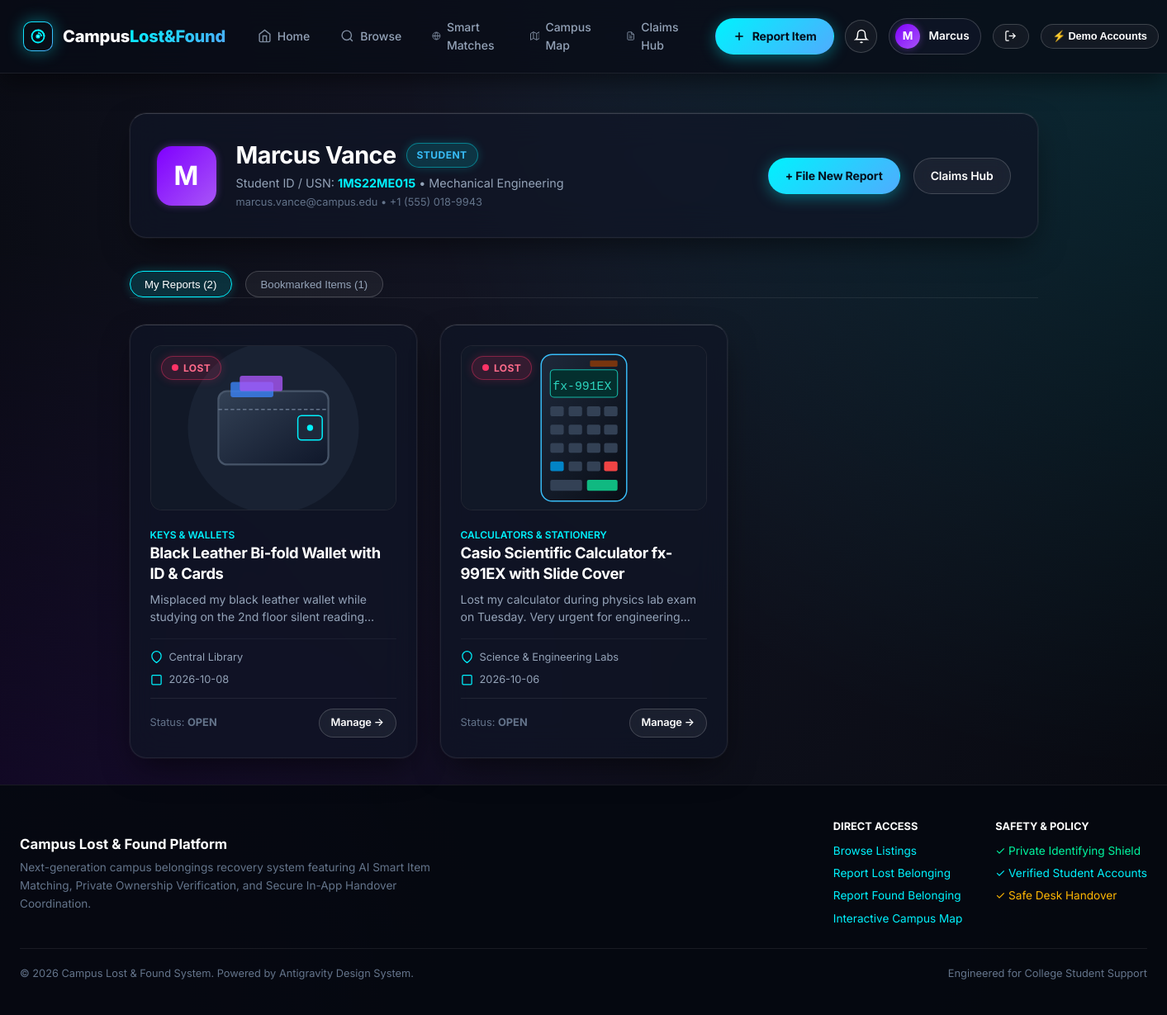
Page /profile (signed in) on the committed database.
### tables this page shows
CREATE TABLE users (
        id INTEGER PRIMARY KEY AUTOINCREMENT,
        name TEXT NOT NULL,
        email TEXT UNIQUE NOT NULL,
        usn TEXT UNIQUE NOT NULL,
        password_hash TEXT NOT NULL,
        role TEXT NOT NULL DEFAULT 'student',
        department TEXT DEFAULT 'General',
        phone TEXT DEFAULT '',
        avatar TEXT DEFAULT 'default.png',
        created_at TIMESTAMP DEFAULT CURRENT_TIMESTAMP
    );

CREATE TABLE items (
        id INTEGER PRIMARY KEY AUTOINCREMENT,
        user_id INTEGER NOT NULL,
        type TEXT NOT NULL CHECK(type IN ('LOST', 'FOUND')),
        title TEXT NOT NULL,
        category TEXT NOT NULL,
        description TEXT NOT NULL,
        private_details TEXT DEFAULT '',
        location TEXT NOT NULL,
        item_date TEXT NOT NULL,
        item_time TEXT DEFAULT '',
        contact_method TEXT DEFAULT 'In-App Handover Chat',
        image_path TEXT DEFAULT '',
        status TEXT NOT NULL DEFAULT 'OPEN' CHECK(status IN ('OPEN', 'CLAIM_PENDING', 'RETURNED', 'ARCHIVED')),
        view_count INTEGER DEFAULT 0,
        created_at TIMESTAMP DEFAULT CURRENT_TIMESTAMP,
        resolved_at TIMESTAMP, latitude REAL DEFAULT 0.0, longitude REAL DEFAULT 0.0,
        FOREIGN KEY (user_id) REFERENCES users (id) ON DELETE CASCADE
    );

### app.py (the view)
@app.route('/profile')
@login_required
def profile():
    user_id = session['user_id']
    conn = get_db()
    cursor = conn.cursor()
    cursor.execute("SELECT * FROM users WHERE id = ?", (user_id,))
    user = dict(cursor.fetchone())
    cursor.execute("SELECT * FROM items WHERE user_id = ? ORDER BY created_at DESC", (user_id,))
    my_items = [dict(r) for r in cursor.fetchall()]
    cursor.execute("""
    SELECT i.*, u.name as reporter_name
    FROM saved_items s
    JOIN items i ON s.item_id = i.id
    JOIN users u ON i.user_id = u.id
    WHERE s.user_id = ?
    ORDER BY s.created_at DESC
    """, (user_id,))
    saved_items = [dict(r) for r in cursor.fetchall()]
    cursor.execute("""
    SELECT f.*, u.name as reviewer_name
    FROM feedback f
    JOIN users u ON f.user_id = u.id
    ORDER BY f.created_at DESC LIMIT 5
    """)
    recent_feedbacks = [dict(r) for r in cursor.fetchall()]
    conn.close()
    return render_template(
        'profile.html',
        user=user,
        my_items=my_items,
        saved_items=saved_items,
        recent_feedbacks=recent_feedbacks
    )

### app.py (called while the page is built)
def login_required(f):
    @wraps(f)
    def decorated_function(*args, **kwargs):
        if 'user_id' not in session:
            flash('Please sign in to access this page.', 'warning')
            return redirect(url_for('login', next=request.url))
        return f(*args, **kwargs)
    return decorated_function

### database.py (called while the page is built)
def get_db():
    db_path = Config.DATABASE
    conn = sqlite3.connect(db_path)
    conn.row_factory = sqlite3.Row
    conn.execute("PRAGMA foreign_keys = ON")
    return conn

### templates/profile.html (shortened to what this page needs)
{% extends "base.html" %}
{% block content %}
<div style="max-width: 1100px; margin: 0 auto;">
  <div class="ag-card ag-card-glow" style="padding: 2rem; margin-bottom: 2.5rem;">
    <div style="display: flex; align-items: center; justify-content: space-between; flex-wrap: wrap; gap: 1.5rem;">
      <div style="display: flex; align-items: center; gap: 1.5rem;">
        <div class="ag-avatar-sm" style="width: 72px; height: 72px; font-size: 2rem; border-radius: 18px;">
          {{ user['name'][0] }}
        </div>
        <div>
          <div style="display: flex; align-items: center; gap: 0.75rem;">
            <h1 style="font-size: 1.8rem; color: #fff;">{{ user['name'] }}</h1>
            <span class="ag-badge {% if user['role'] == 'admin' %}ag-badge-pending{% else %}ag-badge-returned{% endif %}">
              {{ user['role'].upper() }}
            </span>
          </div>
          <div style="color: var(--text-muted); font-size: 0.9rem; margin-top: 4px;">
            Student ID / USN: <strong style="color: var(--cyan);">{{ user['usn'] }}</strong> • {{ user['department'] }}
          </div>
          <div style="color: var(--text-dim); font-size: 0.8rem; margin-top: 2px;">
            {{ user['email'] }} {% if user['phone'] %}• {{ user['phone'] }}{% endif %}
          </div>
        </div>
      </div>
      <div style="display: flex; gap: 1rem;">
        <a href="{{ url_for('report_item') }}" class="ag-btn ag-btn-primary">+ File New Report</a>
        <a href="{{ url_for('claims') }}" class="ag-btn ag-btn-glass">Claims Hub</a>
      </div>
    </div>
  </div>
  <div style="display: flex; gap: 1rem; border-bottom: 1px solid var(--border-glass); margin-bottom: 2rem;">
    <button class="ag-chip active" id="tab-btn-reports" onclick="switchProfileTab('reports')">
      My Reports ({{ my_items|length }})
    </button>
    <button class="ag-chip" id="tab-btn-saved" onclick="switchProfileTab('saved')">
      Bookmarked Items ({{ saved_items|length }})
    </button>
  </div>
  <div id="tab-reports">
    {% if my_items %}
      <div class="ag-item-grid">
        {% for item in my_items %}
        <div class="ag-card ag-card-interactive ag-item-card">
          <div class="ag-card-media">
            <div class="ag-card-badge-overlay">
              {% if item['status'] == 'RETURNED' %}
                <span class="ag-badge ag-badge-returned"><span class="ag-pulse-dot returned"></span> Returned</span>
              {% elif item['type'] == 'LOST' %}
                <span class="ag-badge ag-badge-lost"><span class="ag-pulse-dot lost"></span> Lost</span>
              {% else %}
                <span class="ag-badge ag-badge-found"><span class="ag-pulse-dot found"></span> Found</span>
              {% endif %}
            </div>
            {% if item['image_path'] %}
              <img src="{{ url_for('static', filename='uploads/' + item['image_path']) }}" alt="{{ item['title'] }}">
            {% else %}
              <div style="color: var(--text-dim); font-size: 0.8rem;">No Photo</div>
            {% endif %}
          </div>
          <div class="ag-card-body">
            <div style="font-size: 0.75rem; color: var(--cyan); font-weight: 600; text-transform: uppercase;">
              {{ item['category'] }}
            </div>
            <h3 class="ag-item-title">{{ item['title'] }}</h3>
            <p class="ag-item-desc">{{ item['description'] }}</p>
            <div class="ag-item-meta">
              <div class="ag-meta-row">
                <svg viewBox="0 0 24 24" fill="none" stroke="currentColor" stroke-width="2"><path d="M21 10c0 7-9 13-9 13s-9-6-9-13a9 9 0 0 1 18 0z"></path></svg>
                <span>{{ item['location'] }}</span>
              </div>
              <div class="ag-meta-row">
                <svg viewBox="0 0 24 24" fill="none" stroke="currentColor" stroke-width="2"><rect x="3" y="4" width="18" height="18" rx="2" ry="2"></rect></svg>
                <span>{{ item['item_date'] }}</span>
              </div>
            </div>
            <div class="ag-card-footer">
              <span style="font-size: 0.8rem; color: var(--text-dim);">Status: <strong>{{ item['status'] }}</strong></span>
              <a href="{{ url_for('item_detail', item_id=item['id']) }}" class="ag-btn ag-btn-glass ag-btn-sm">
                Manage &rarr;
              </a>
            </div>
          </div>
        </div>
        {% endfor %}
      </div>
    {% endif %}
  </div>
</div>
{% endblock %}

### templates/base.html (shortened to what this page needs)
<!DOCTYPE html>
<html lang="en">
<head>
  <link rel="stylesheet" href="{{ url_for('static', filename='css/antigravity.css') }}">
</head>
<body>
  <nav class="ag-navbar">
    <div class="ag-nav-container">
      <a href="{{ url_for('index') }}" class="ag-brand">
        <div class="ag-logo-orb">
          <svg viewBox="0 0 24 24">
            <circle cx="12" cy="12" r="9"/>
            <path d="M12 3a9 9 0 0 1 9 9M12 7a5 5 0 0 1 5 5"/>
            <circle cx="12" cy="12" r="2" fill="currentColor"/>
          </svg>
        </div>
        <div class="ag-brand-text">
          Campus<span>Lost&Found</span>
        </div>
      </a>
      <ul class="ag-nav-links">
        <li>
          <a href="{{ url_for('index') }}" class="ag-nav-link {% if request.endpoint == 'index' %}active{% endif %}">
            <svg viewBox="0 0 24 24" fill="none" stroke="currentColor" stroke-width="2"><path d="M3 9l9-7 9 7v11a2 2 0 0 1-2 2H5a2 2 0 0 1-2-2z"></path><polyline points="9 22 9 12 15 12 15 22"></polyline></svg>
            Home
          </a>
        </li>
        <li>
          <a href="{{ url_for('browse') }}" class="ag-nav-link {% if request.endpoint == 'browse' %}active{% endif %}">
            <svg viewBox="0 0 24 24" fill="none" stroke="currentColor" stroke-width="2"><circle cx="11" cy="11" r="8"></circle><line x1="21" y1="21" x2="16.65" y2="16.65"></line></svg>
            Browse
          </a>
        </li>
        <li>
          <a href="{{ url_for('smart_matches_view') }}" class="ag-nav-link {% if request.endpoint == 'smart_matches_view' %}active{% endif %}">
            <svg viewBox="0 0 24 24" fill="none" stroke="currentColor" stroke-width="2"><circle cx="12" cy="12" r="10"></circle><path d="M12 2a14.5 14.5 0 0 0 0 20 14.5 14.5 0 0 0 0-20"></path><path d="M2 12h20"></path></svg>
            Smart Matches
          </a>
        </li>
        <li>
          <a href="{{ url_for('campus_map') }}" class="ag-nav-link {% if request.endpoint == 'campus_map' %}active{% endif %}">
            <svg viewBox="0 0 24 24" fill="none" stroke="currentColor" stroke-width="2"><polygon points="1 6 1 22 8 18 16 22 23 18 23 2 16 6 8 2 1 6"></polygon><line x1="8" y1="2" x2="8" y2="18"></line><line x1="16" y1="6" x2="16" y2="22"></line></svg>
            Campus Map
          </a>
        </li>
        {% if session.get('user_id') %}
        <li>
          <a href="{{ url_for('claims') }}" class="ag-nav-link {% if request.endpoint == 'claims' %}active{% endif %}">
            Claims Hub
          </a>
        </li>
        {% endif %}
      </ul>
      <div class="ag-nav-actions">
        <a href="{{ url_for('report_item') }}" class="ag-btn ag-btn-primary">
          <svg viewBox="0 0 24 24" width="16" height="16" fill="none" stroke="currentColor" stroke-width="2.5"><line x1="12" y1="5" x2="12" y2="19"></line><line x1="5" y1="12" x2="19" y2="12"></line></svg>
          Report Item
        </a>
        {% if current_user %}
        <a href="{{ url_for('notifications') }}" class="ag-btn ag-btn-glass" style="position: relative; padding: 0.6rem;" title="Notifications">
          <svg viewBox="0 0 24 24" width="18" height="18" fill="none" stroke="currentColor" stroke-width="2"><path d="M18 8A6 6 0 0 0 6 8c0 7-3 9-3 9h18s-3-2-3-9"></path><path d="M13.73 21a2 2 0 0 1-3.46 0"></path></svg>
        </a>
        <a href="{{ url_for('profile') }}" class="ag-user-pill" title="View Profile">
          <div class="ag-avatar-sm">{{ current_user['name'][0] }}</div>
          <span class="ag-user-name">{{ current_user['name'].split()[0] }}</span>
        </a>
        <a href="{{ url_for('logout') }}" class="ag-btn ag-btn-glass ag-btn-sm" title="Sign Out">
          <svg viewBox="0 0 24 24" width="15" height="15" fill="none" stroke="currentColor" stroke-width="2"><path d="M9 21H5a2 2 0 0 1-2-2V5a2 2 0 0 1 2-2h4"></path><polyline points="16 17 21 12 16 7"></polyline><line x1="21" y1="12" x2="9" y2="12"></line></svg>
        </a>
        {% else %}
        <a href="{{ url_for('login') }}" class="ag-btn ag-btn-glass">Sign In</a>
        <a href="{{ url_for('register') }}" class="ag-btn ag-btn-purple">Register</a>
        {% endif %}
        <div style="position: relative;">
          <button class="ag-btn ag-btn-glass ag-btn-sm" onclick="document.getElementById('demo-dropdown').classList.toggle('show');" title="Fast Test Switcher">
            ⚡ Demo Accounts
          </button>
        </div>
      </div>
    </div>
  </nav>
  <main class="ag-main-content">
    {% block content %}{% endblock %}
  </main>
  <footer class="ag-footer">
    <div class="ag-footer-container">
      <div>
        <div style="font-weight: 700; color: #fff; font-size: 1.05rem; margin-bottom: 0.25rem;">
          Campus Lost & Found Platform
        </div>
        <p style="color: var(--text-dim); max-width: 520px;">
          Next-generation campus belongings recovery system featuring AI Smart Item Matching, Private Ownership Verification, and Secure In-App Handover Coordination.
        </p>
      </div>
      <div style="display: flex; gap: 2.5rem; flex-wrap: wrap;">
        <div>
          <div style="font-size: 0.8rem; font-weight: 700; color: #fff; margin-bottom: 0.5rem; text-transform: uppercase;">Direct Access</div>
          <ul style="list-style: none; display: flex; flex-direction: column; gap: 0.35rem;">
            <li><a href="{{ url_for('browse') }}">Browse Listings</a></li>
            <li><a href="{{ url_for('report_item', type='LOST') }}">Report Lost Belonging</a></li>
            <li><a href="{{ url_for('report_item', type='FOUND') }}">Report Found Belonging</a></li>
            <li><a href="{{ url_for('campus_map') }}">Interactive Campus Map</a></li>
          </ul>
        </div>
        <div>
          <div style="font-size: 0.8rem; font-weight: 700; color: #fff; margin-bottom: 0.5rem; text-transform: uppercase;">Safety & Policy</div>
          <ul style="list-style: none; display: flex; flex-direction: column; gap: 0.35rem;">
            <li><span style="color: var(--emerald);">✓ Private Identifying Shield</span></li>
            <li><span style="color: var(--cyan);">✓ Verified Student Accounts</span></li>
            <li><span style="color: var(--amber);">✓ Safe Desk Handover</span></li>
          </ul>
        </div>
      </div>
    </div>
    <div style="max-width: 1380px; margin: 1.5rem auto 0; padding-top: 1.25rem; border-top: 1px solid var(--border-glass); display: flex; justify-content: space-between; align-items: center; font-size: 0.8rem; color: var(--text-dim);">
      <span>&copy; {{ current_year }} Campus Lost & Found System. Powered by Antigravity Design System.</span>
      <span>Engineered for College Student Support</span>
    </div>
  </footer>
</body>
</html>

### rows in the picture
users: name "M", name "Marcus", name "Marcus Vance", role "STUDENT", usn "1MS22ME015", department "Mechanical Engineering", email "marcus.vance@campus.edu", phone "+1 (555) 018-9943"
items: type "LOST" (drawn), image_path (picture), category "KEYS & WALLETS", title "Black Leather Bi-fold Wallet with ID & Cards", description "Misplaced my black leather wallet while studying on the 2nd floor silent…", location "Central Library", item_date "2026-10-08", status "OPEN"
items: type "LOST" (drawn), image_path (picture), category "CALCULATORS & STATIONERY", title "Casio Scientific Calculator fx-991EX with Slide Cover", description "Lost my calculator during physics lab exam on Tuesday. Very urgent for…", location "Science & Engineering Labs", item_date "2026-10-06", status "OPEN"

### other values in the picture
{{ my_items|length }} "2"
{{ saved_items|length }} "1"
